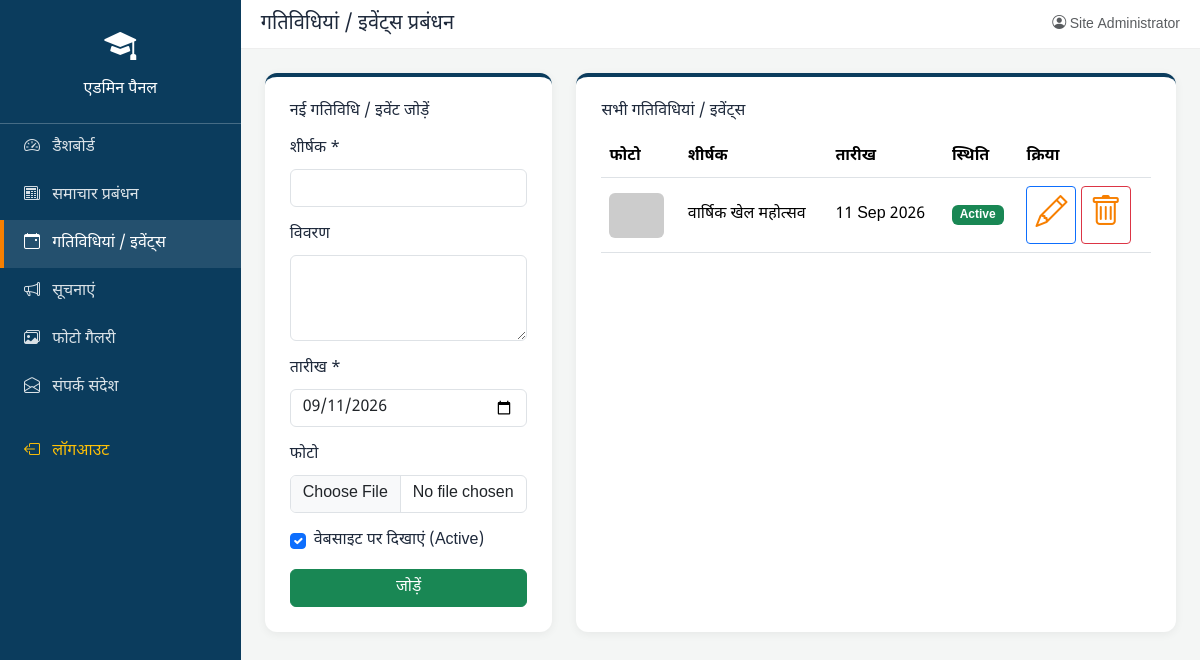
/admin/events_manage.php (signed in), run on the app's committed database.
### tables this page shows
CREATE TABLE IF NOT EXISTS events (
    id INT AUTO_INCREMENT PRIMARY KEY,
    title VARCHAR(300) NOT NULL,
    description TEXT,
    image VARCHAR(255) DEFAULT NULL,
    event_date DATE NOT NULL,
    is_active TINYINT(1) DEFAULT 1,
    created_at TIMESTAMP DEFAULT CURRENT_TIMESTAMP
);

### includes/config.php (called while the page is built, shortened)
<?php
function h($str) {
    return htmlspecialchars($str ?? '', ENT_QUOTES, 'UTF-8');
}

### admin/events_manage.php (the view, shortened to what this page needs)
<?php
require_once __DIR__ . '/includes/auth_check.php';
$edit_row = null;
$all_events = mysqli_query($conn, "SELECT * FROM events ORDER BY created_at DESC");
require_once __DIR__ . '/includes/admin_header.php';
?>
<div class="row g-4">
  <div class="col-md-4">
    <div class="info-card">
      <h6 class="mb-3"><?php echo $edit_row ? 'गतिविधि संपादित करें' : 'नई गतिविधि / इवेंट जोड़ें'; ?></h6>
      <form method="POST" enctype="multipart/form-data">
        <div class="mb-3">
          <label class="form-label">शीर्षक *</label>
          <input type="text" name="title" class="form-control" required value="<?php echo $edit_row ? h($edit_row['title']) : ''; ?>">
        </div>
        <div class="mb-3">
          <label class="form-label">विवरण</label>
          <textarea name="description" class="form-control" rows="3"><?php echo $edit_row ? h($edit_row['description']) : ''; ?></textarea>
        </div>
        <div class="mb-3">
          <label class="form-label">तारीख *</label>
          <input type="date" name="event_date" class="form-control" required value="<?php echo $edit_row ? $edit_row['event_date'] : date('Y-m-d'); ?>">
        </div>
        <div class="mb-3">
          <label class="form-label">फोटो <?php echo $edit_row ? '(बदलने हेतु ही चुनें)' : ''; ?></label>
          <input type="file" name="image" class="form-control" accept="image/*">
        </div>
        <div class="form-check mb-3">
          <input type="checkbox" name="is_active" class="form-check-input" id="isActive" <?php echo (!$edit_row || $edit_row['is_active']) ? 'checked' : ''; ?>>
          <label class="form-check-label" for="isActive">वेबसाइट पर दिखाएं (Active)</label>
        </div>
        <button type="submit" class="btn btn-success w-100"><?php echo $edit_row ? 'अपडेट करें' : 'जोड़ें'; ?></button>
      </form>
    </div>
  </div>
  <div class="col-md-8">
    <div class="info-card">
      <h6 class="mb-3">सभी गतिविधियां / इवेंट्स</h6>
      <div class="table-responsive">
        <table class="table table-hover align-middle">
          <thead><tr><th>फोटो</th><th>शीर्षक</th><th>तारीख</th><th>स्थिति</th><th>क्रिया</th></tr></thead>
          <tbody>
          <?php while ($e = mysqli_fetch_assoc($all_events)): ?>
            <tr>
              <td><img src="<?php echo $e['image'] ? SITE_URL.'/assets/uploads/events/'.h($e['image']) : 'https://via.placeholder.com/60'; ?>" width="55" height="45" style="object-fit:cover;border-radius:6px;"></td>
              <td><?php echo h(mb_strimwidth($e['title'],0,40,'...')); ?></td>
              <td><?php echo date('d M Y', strtotime($e['event_date'])); ?></td>
              <td><?php echo $e['is_active'] ? '<span class="badge bg-success">Active</span>' : '<span class="badge bg-secondary">Hidden</span>'; ?></td>
              <td>
                <a href="?edit=<?php echo $e['id']; ?>" class="btn btn-sm btn-outline-primary"><i class="bi bi-pencil"></i></a>
                <a href="?delete=<?php echo $e['id']; ?>" class="btn btn-sm btn-outline-danger" onclick="return confirm('क्या आप वाकई हटाना चाहते हैं?')"><i class="bi bi-trash"></i></a>
              </td>
            </tr>
          <?php endwhile; ?>
          </tbody>
        </table>
      </div>
    </div>
  </div>
</div>
<?php require_once __DIR__ . '/includes/admin_footer.php'; ?>

### assets/css/style.css (style rules this page uses)
:root { --primary: #0B3C5D; --primary-light: #1D5073; --govt-green: #14532d; --accent: #f77f00; --gold: #d4af37; --light-bg: #f8fafc; --dark-text: #1e293b; }
body { font-family: 'Noto Sans Devanagari', 'Segoe UI', sans-serif; color: var(--dark-text); background: var(--light-bg); }
.info-card { background: #fff; border-radius: 12px; padding: 25px; box-shadow: 0 2px 10px rgba(0,0,0,0.06); height: 100%; transition: transform 0.2s ease; border-top: 4px solid var(--primary); }
.info-card i { font-size: 2rem; color: var(--accent); }

### admin/includes/admin_header.php (style rules this page uses)
body { font-family:'Noto Sans Devanagari', sans-serif; background:#f4f6f5; }

### data on the page
events: title "वार्षिक खेल महोत्सव", event_date "11 Sep 2026", is_active "Active"

### other printed values
$page_title "गतिविधियां / इवेंट्स प्रबंधन"
$_SESSION['admin_name'] "Site Administrator"
